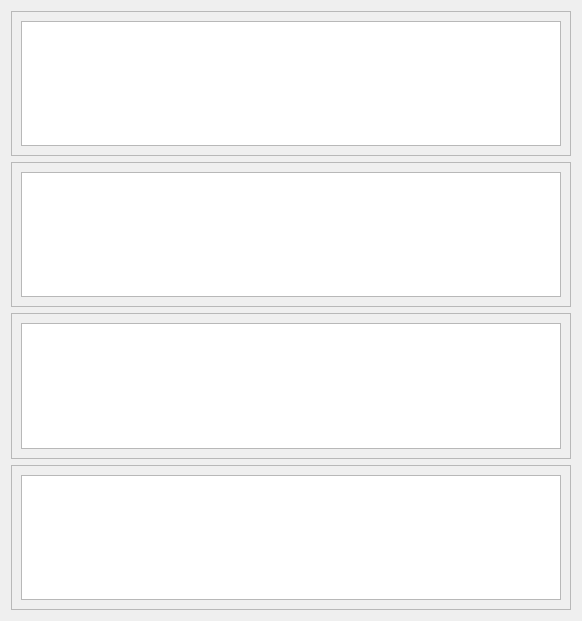
<?xml version="1.0" encoding="UTF-8"?>
<ui version="4.0">
 <class>Preview_Window</class>
 <widget class="QDialog" name="Preview_Window">
  <property name="geometry">
   <rect>
    <x>0</x>
    <y>0</y>
    <width>582</width>
    <height>621</height>
   </rect>
  </property>
  <property name="windowTitle">
   <string>Dialog</string>
  </property>
  <layout class="QVBoxLayout" name="verticalLayout">
   <item>
    <widget class="QFrame" name="frame_4">
     <property name="frameShape">
      <enum>QFrame::Shape::StyledPanel</enum>
     </property>
     <property name="frameShadow">
      <enum>QFrame::Shadow::Raised</enum>
     </property>
     <layout class="QHBoxLayout" name="horizontalLayout_4">
      <item>
       <widget class="QChartView" name="message"/>
      </item>
     </layout>
    </widget>
   </item>
   <item>
    <widget class="QFrame" name="frame">
     <property name="frameShape">
      <enum>QFrame::Shape::StyledPanel</enum>
     </property>
     <property name="frameShadow">
      <enum>QFrame::Shadow::Raised</enum>
     </property>
     <layout class="QHBoxLayout" name="horizontalLayout">
      <item>
       <widget class="QChartView" name="error_added"/>
      </item>
     </layout>
    </widget>
   </item>
   <item>
    <widget class="QFrame" name="frame_3">
     <property name="frameShape">
      <enum>QFrame::Shape::StyledPanel</enum>
     </property>
     <property name="frameShadow">
      <enum>QFrame::Shadow::Raised</enum>
     </property>
     <layout class="QHBoxLayout" name="horizontalLayout_3">
      <item>
       <widget class="QChartView" name="framed"/>
      </item>
     </layout>
    </widget>
   </item>
   <item>
    <widget class="QFrame" name="frame_2">
     <property name="frameShape">
      <enum>QFrame::Shape::StyledPanel</enum>
     </property>
     <property name="frameShadow">
      <enum>QFrame::Shadow::Raised</enum>
     </property>
     <layout class="QHBoxLayout" name="horizontalLayout_2">
      <item>
       <widget class="QChartView" name="signal"/>
      </item>
     </layout>
    </widget>
   </item>
  </layout>
 </widget>
 <customwidgets>
  <customwidget>
   <class>QChartView</class>
   <extends>QGraphicsView</extends>
   <header>QtCharts</header>
  </customwidget>
 </customwidgets>
 <resources/>
 <connections/>
</ui>
